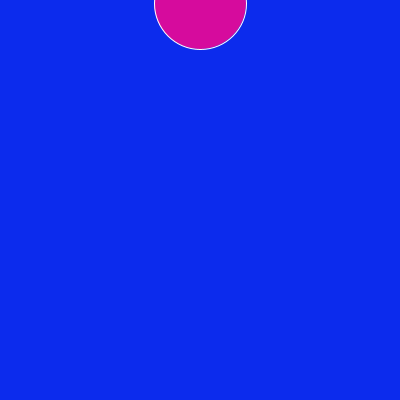
Frame 1 (no input)
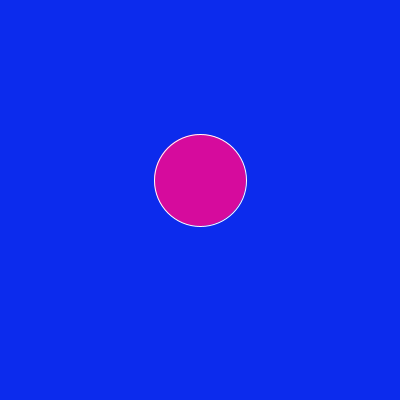
Frame 60 (the mouse pressed at the canvas centre just before this capture)
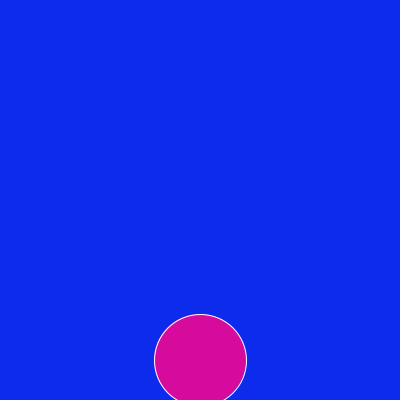
Frame 120 (the mouse held since frame 60 and released just before this capture)

The Processing sketch that drew these frames (run headless with seeded random() and noise(); from frame 60 on, the mouse is pressed at the canvas centre):

// Processing sketch: processing_1887
// ── processing_1887.pde

int y = 0;
int speed = 3;
void setup() {
size(400,400);
smooth();
}
void draw() {
background(12,43,237);
y = y + speed;
if ((y > height) || (y < 0)) {
speed = speed * -1;
}

stroke(255);
fill(214,11,157);
ellipse(200,y,92,92);
}
